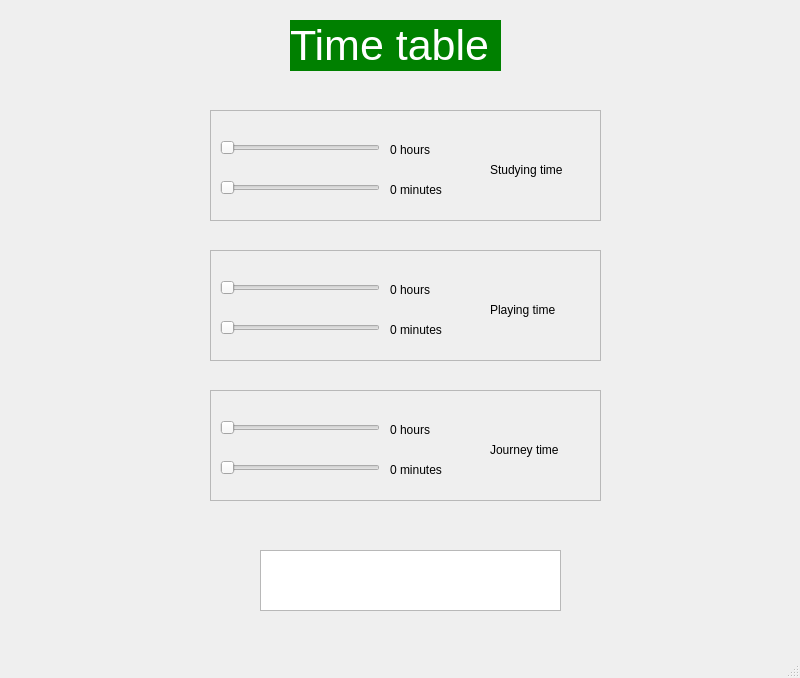
<?xml version="1.0" encoding="UTF-8"?>
<ui version="4.0">
 <class>MainWindow</class>
 <widget class="QMainWindow" name="MainWindow">
  <property name="geometry">
   <rect>
    <x>0</x>
    <y>0</y>
    <width>800</width>
    <height>678</height>
   </rect>
  </property>
  <property name="windowTitle">
   <string>MainWindow</string>
  </property>
  <widget class="QWidget" name="centralwidget">
   <widget class="QFrame" name="frame">
    <property name="geometry">
     <rect>
      <x>210</x>
      <y>110</y>
      <width>391</width>
      <height>111</height>
     </rect>
    </property>
    <property name="frameShape">
     <enum>QFrame::StyledPanel</enum>
    </property>
    <property name="frameShadow">
     <enum>QFrame::Raised</enum>
    </property>
    <widget class="QSlider" name="SHslider">
     <property name="geometry">
      <rect>
       <x>10</x>
       <y>30</y>
       <width>160</width>
       <height>16</height>
      </rect>
     </property>
     <property name="maximum">
      <number>24</number>
     </property>
     <property name="orientation">
      <enum>Qt::Horizontal</enum>
     </property>
    </widget>
    <widget class="QLabel" name="label">
     <property name="geometry">
      <rect>
       <x>280</x>
       <y>50</y>
       <width>101</width>
       <height>19</height>
      </rect>
     </property>
     <property name="text">
      <string>Studying time</string>
     </property>
    </widget>
    <widget class="QSlider" name="SMslider">
     <property name="geometry">
      <rect>
       <x>10</x>
       <y>70</y>
       <width>160</width>
       <height>16</height>
      </rect>
     </property>
     <property name="maximum">
      <number>59</number>
     </property>
     <property name="orientation">
      <enum>Qt::Horizontal</enum>
     </property>
    </widget>
    <widget class="QLabel" name="SHL">
     <property name="geometry">
      <rect>
       <x>180</x>
       <y>30</y>
       <width>66</width>
       <height>19</height>
      </rect>
     </property>
     <property name="text">
      <string>0 hours</string>
     </property>
    </widget>
    <widget class="QLabel" name="SML">
     <property name="geometry">
      <rect>
       <x>180</x>
       <y>70</y>
       <width>66</width>
       <height>19</height>
      </rect>
     </property>
     <property name="text">
      <string>0 minutes</string>
     </property>
    </widget>
   </widget>
   <widget class="QLabel" name="label_4">
    <property name="geometry">
     <rect>
      <x>290</x>
      <y>20</y>
      <width>211</width>
      <height>51</height>
     </rect>
    </property>
    <property name="font">
     <font>
      <pointsize>32</pointsize>
     </font>
    </property>
    <property name="styleSheet">
     <string notr="true">color: white;
background-color:green;</string>
    </property>
    <property name="text">
     <string>Time table </string>
    </property>
   </widget>
   <widget class="QFrame" name="frame_2">
    <property name="geometry">
     <rect>
      <x>210</x>
      <y>250</y>
      <width>391</width>
      <height>111</height>
     </rect>
    </property>
    <property name="frameShape">
     <enum>QFrame::StyledPanel</enum>
    </property>
    <property name="frameShadow">
     <enum>QFrame::Raised</enum>
    </property>
    <widget class="QSlider" name="PHslider">
     <property name="geometry">
      <rect>
       <x>10</x>
       <y>30</y>
       <width>160</width>
       <height>16</height>
      </rect>
     </property>
     <property name="maximum">
      <number>24</number>
     </property>
     <property name="orientation">
      <enum>Qt::Horizontal</enum>
     </property>
    </widget>
    <widget class="QLabel" name="label_2">
     <property name="geometry">
      <rect>
       <x>280</x>
       <y>50</y>
       <width>101</width>
       <height>19</height>
      </rect>
     </property>
     <property name="text">
      <string>Playing time</string>
     </property>
    </widget>
    <widget class="QSlider" name="PMslider">
     <property name="geometry">
      <rect>
       <x>10</x>
       <y>70</y>
       <width>160</width>
       <height>16</height>
      </rect>
     </property>
     <property name="maximum">
      <number>59</number>
     </property>
     <property name="orientation">
      <enum>Qt::Horizontal</enum>
     </property>
    </widget>
    <widget class="QLabel" name="PHL">
     <property name="geometry">
      <rect>
       <x>180</x>
       <y>30</y>
       <width>66</width>
       <height>19</height>
      </rect>
     </property>
     <property name="text">
      <string>0 hours</string>
     </property>
    </widget>
    <widget class="QLabel" name="PML">
     <property name="geometry">
      <rect>
       <x>180</x>
       <y>70</y>
       <width>66</width>
       <height>19</height>
      </rect>
     </property>
     <property name="text">
      <string>0 minutes</string>
     </property>
    </widget>
   </widget>
   <widget class="QFrame" name="frame_3">
    <property name="geometry">
     <rect>
      <x>210</x>
      <y>390</y>
      <width>391</width>
      <height>111</height>
     </rect>
    </property>
    <property name="frameShape">
     <enum>QFrame::StyledPanel</enum>
    </property>
    <property name="frameShadow">
     <enum>QFrame::Raised</enum>
    </property>
    <widget class="QSlider" name="JHslider">
     <property name="geometry">
      <rect>
       <x>10</x>
       <y>30</y>
       <width>160</width>
       <height>16</height>
      </rect>
     </property>
     <property name="maximum">
      <number>24</number>
     </property>
     <property name="orientation">
      <enum>Qt::Horizontal</enum>
     </property>
    </widget>
    <widget class="QLabel" name="label_3">
     <property name="geometry">
      <rect>
       <x>280</x>
       <y>50</y>
       <width>101</width>
       <height>19</height>
      </rect>
     </property>
     <property name="text">
      <string>Journey time</string>
     </property>
    </widget>
    <widget class="QSlider" name="JMslider">
     <property name="geometry">
      <rect>
       <x>10</x>
       <y>70</y>
       <width>160</width>
       <height>16</height>
      </rect>
     </property>
     <property name="maximum">
      <number>59</number>
     </property>
     <property name="orientation">
      <enum>Qt::Horizontal</enum>
     </property>
    </widget>
    <widget class="QLabel" name="JHL">
     <property name="geometry">
      <rect>
       <x>180</x>
       <y>30</y>
       <width>66</width>
       <height>19</height>
      </rect>
     </property>
     <property name="text">
      <string>0 hours</string>
     </property>
    </widget>
    <widget class="QLabel" name="JML">
     <property name="geometry">
      <rect>
       <x>180</x>
       <y>70</y>
       <width>66</width>
       <height>19</height>
      </rect>
     </property>
     <property name="text">
      <string>0 minutes</string>
     </property>
    </widget>
   </widget>
   <widget class="QTextBrowser" name="answer">
    <property name="geometry">
     <rect>
      <x>260</x>
      <y>550</y>
      <width>301</width>
      <height>61</height>
     </rect>
    </property>
    <property name="font">
     <font>
      <pointsize>14</pointsize>
      <weight>75</weight>
      <bold>true</bold>
     </font>
    </property>
    <property name="styleSheet">
     <string notr="true">color: rgb(28, 113, 216);</string>
    </property>
   </widget>
  </widget>
  <widget class="QMenuBar" name="menubar">
   <property name="geometry">
    <rect>
     <x>0</x>
     <y>0</y>
     <width>800</width>
     <height>24</height>
    </rect>
   </property>
  </widget>
  <widget class="QStatusBar" name="statusbar"/>
 </widget>
 <resources/>
 <connections/>
</ui>
